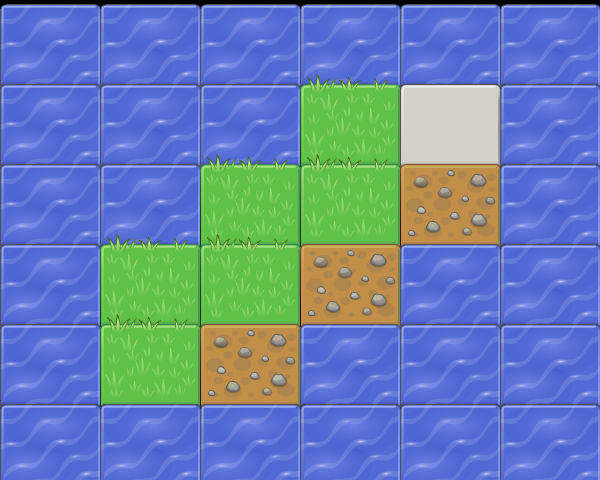

Rendered tile map (Tiled .tmx) drawn with the repository's tilesets; below, a short description and the full map source, tile grids included:
An orthogonal 6x6 tile map with 100x80 px tiles, 1 tile layer (Tile Layer 1).

<map version="1.0" orientation="orthogonal" renderorder="right-down" width="6" height="6" tilewidth="100" tileheight="80" nextobjectid="1">
 <tileset firstgid="1" name="tiles" tilewidth="101" tileheight="171" tilecount="5" columns="0">
  <tileoffset x="0" y="45" />
  <tile id="0">
     <image width="101" height="171" source="../img/tiles/water-tile.png" />
    </tile>
    <tile id="1">
     <image width="101" height="171" source="../img/tiles/dirt-tile.png" />
    </tile>
    <tile id="2">
     <image width="101" height="171" source="../img/tiles/grass-tile.png" />
    </tile>
    <tile id="3">
     <image width="101" height="171" source="../img/tiles/plain-tile.png" />
    </tile>
    <tile id="4">
     <image width="101" height="171" source="../img/tiles/stone-tile.png" />
    </tile>
 </tileset>
 <layer name="Tile Layer 1" width="6" height="6">
  <data encoding="csv">
1,1,1,1,1,1,
1,1,1,3,4,1,
1,1,3,3,2,1,
1,3,3,2,1,1,
1,3,2,1,1,1,
1,1,1,1,1,1
</data>
 </layer>
</map>
